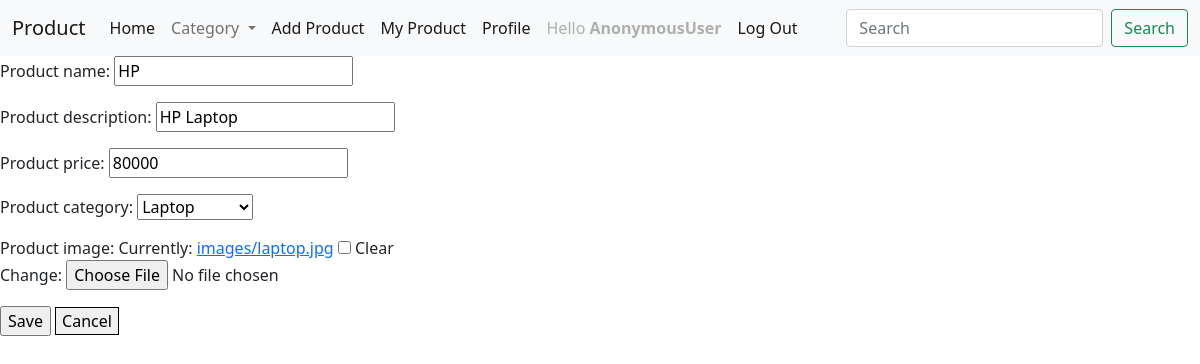
/edit/2/, run on an earlier commit of the app's database.
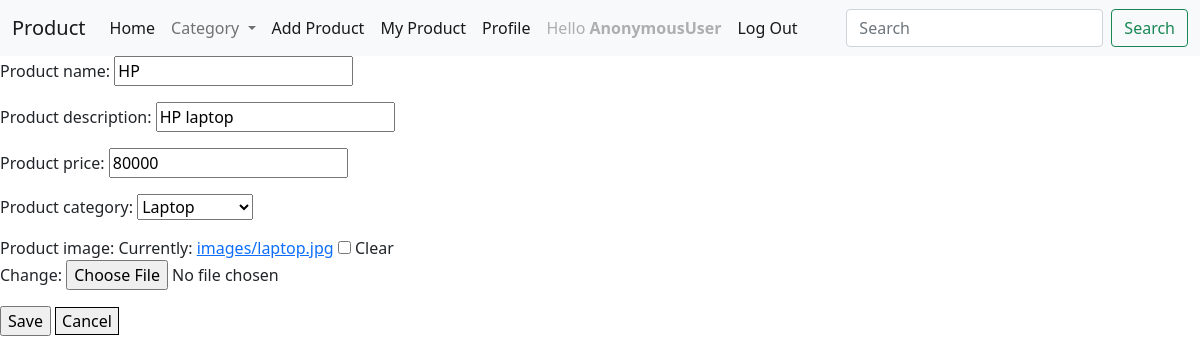
And on a later commit of the database.
### application/models.py (models this page shows, shortened)
class Product(models.Model):
    product_name = models.CharField(max_length=100, blank=True, null=True)
    product_description = models.CharField(max_length=500, blank=True, null=True)
    product_price = models.PositiveIntegerField(blank=True, null=True)
    product_image = models.ImageField(upload_to="images/", blank=True, null=True)
    product_category = models.ForeignKey(Category, on_delete=models.CASCADE, blank=True, null=True)
    user = models.ForeignKey(User, on_delete=models.CASCADE, blank=True, null=True)
    soft_delete = models.BooleanField(default=False)

### application/views.py (the view)
# urls.py: path('edit/<int:id>/', views.EditProductView.as_view(), name='edit'),
class EditProductView(UpdateView):
    model = Product
    fields = ['product_name','product_description','product_price','product_category','product_image']
    template_name = 'editproduct.html'
    pk_url_kwarg = 'id'
    success_url ="/userproduct/"

### application/models.py (called while the page is built)
    def __str__(self):
        return self.category_name

### application/templates/editproduct.html (shortened to what this page needs)
{% extends 'base.html' %}
{% block content %}
<form method="post" enctype="multipart/form-data">
    {{ form.as_p }}
    <input type="submit" value="Save">
    <a href="{% url 'userproduct' %}"><button style="border: 1px solid black;">Cancel</button></a>
</form>
{% endblock content %}

### application/templates/base.html (shortened to what this page needs)
<!DOCTYPE html>
{% load static %}
<html lang="en">
<head>
    <link href="https://cdn.jsdelivr.net/npm/bootstrap@5.1.3/dist/css/bootstrap.min.css" rel="stylesheet"
>
    <link rel="stylesheet" href="{% static 'css/base.css' %}">
</head>
<body>
    {% block navbar %}
    <nav class="navbar navbar-expand-lg navbar-light bg-light">
        <div class="container-fluid">
            <a class="navbar-brand" href="">Product</a>
            <div class="collapse navbar-collapse" id="navbarSupportedContent">
                <ul class="navbar-nav me-auto mb-2 mb-lg-0">
                    <li class="nav-item">
                        <a class="nav-link active" aria-current="page" href="{% url 'index' %}">Home</a>
                    </li>
                    <li class="nav-item dropdown">
                        <a class="nav-link dropdown-toggle" href="#" id="navbarDropdown" role="button"
                            data-bs-toggle="dropdown" aria-expanded="false">
                            Category
                        </a>
                    </li>
                    <li class="nav-item">
                        <a class="nav-link active" aria-current="page" href="{% url 'addproduct' %}">Add Product</a>
                    </li>
                    <li class="nav-item">
                        <a class="nav-link active" aria-current="page" href="{% url 'userproduct' %}">My Product</a>
                    </li>
                    <li class="nav-item">
                        <a class="nav-link active" aria-current="page" href="{% url 'profile' %}">Profile</a>
                    </li>
                    <li class="nav-item">
                        <a class="nav-link disabled" aria-current="page" href="#">Hello <b>{{user}}</b></a>
                    </li>
                    <li class="nav-item">
                        <a class="nav-link active" aria-current="page" href="{% url 'logout' %}">Log Out</a>
                    </li>
                </ul>
                <form class="d-flex" >
                    <input class="form-control me-2" type="search" id="search" name="search" placeholder="Search"
                        aria-label="Search">
                    <button class="btn btn-outline-success" id="button" type="button">Search</button>
                </form>
            </div>
        </div>
    </nav>
    {% endblock navbar %}
    {% block content %}
    {% endblock content %}
</body>
</html>

What changed in the data, as far as the page shows it:
changed Product "HP": product_description "HP Laptop" → "HP laptop"
